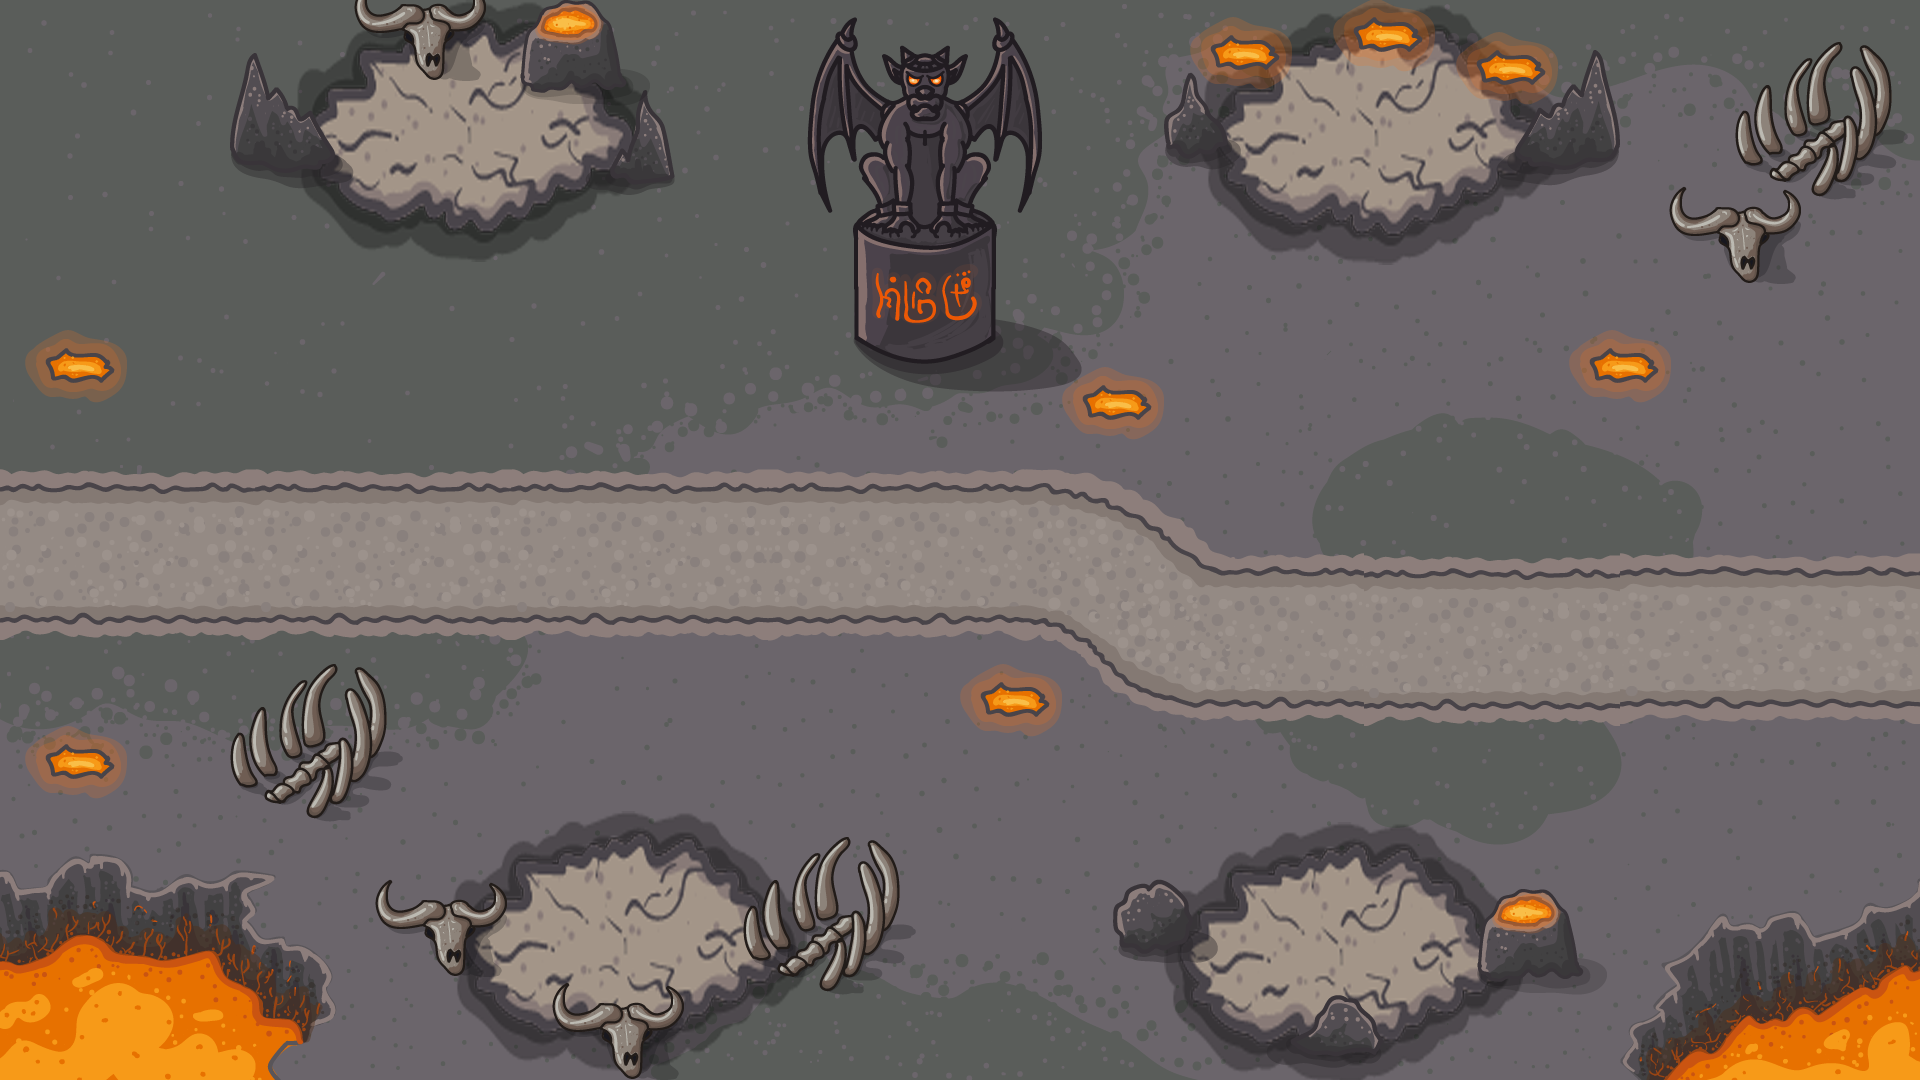

A 2D game scene composited from a Tiled map and its tileset images. What follows is a short description and the map's XML, with each tile layer's data collapsed to a summary:
An orthogonal 30x18 tile map with 64x60 px tiles, 1 tile layer (Tile Layer 1) and 10 objects.

<map version="1.2" tiledversion="1.3.1" orientation="orthogonal" renderorder="left-up" compressionlevel="-1" width="30" height="18" tilewidth="64" tileheight="60" infinite="0" nextlayerid="3" nextobjectid="13">
 <tileset firstgid="1" name="MapDevil" tilewidth="64" tileheight="60" tilecount="540" columns="30">
  <image source="MapDevil.png" width="1920" height="1080" />
 </tileset>
 <layer id="1" name="Tile Layer 1" width="30" height="18">
  <data>[540 cells, 540 non-empty, 540 distinct tile ids]</data>
 </layer>
 <objectgroup id="2" name="Object">
  <object id="2" x="234.33" y="785.333">
   <polygon points="0,0 28,9.33333 73.3333,29.3333 97.3333,25.3333 144,-37.3333 152,-85.3333 120,-120 89.3333,-121.333 -4,-61.3333" />
  </object>
  <object id="3" x="818.667" y="16.6667" width="230.667" height="334.667" />
  <object id="5" x="748" y="962.667">
   <polygon points="0,0 28,9.33333 73.3333,29.3333 97.3333,25.3333 144,-37.3333 152,-85.3333 120,-120 89.3333,-121.333 -4,-61.3333" />
  </object>
  <object id="6" x="1738" y="164">
   <polygon points="0,0 28,9.33333 73.3333,29.3333 97.3333,25.3333 144,-37.3333 152,-85.3333 120,-120 89.3333,-121.333 -4,-61.3333" />
  </object>
  <object id="7" x="392" y="879.333">
   <polygon points="0,0 -12.3333,7.66667 -18,20.6667 -12.6667,43 4,51.6667 31.6667,47.6667 32,56.3333 40.6667,62.3333 44.6667,79.6667 59,96.6667 69.6667,95 74.6667,89 75.3333,59.3333 86,48.3333 106,42.6667 115.333,28.6667 114.667,14.6667 102.667,3.33333 96,3.33333 100.333,10 102.667,19.6667 99.3333,25 91.3333,30.3333 82.6667,29 71.6667,20.3333 58.6667,21 57.3333,24.3333 51.6667,24.3333 40.6667,18.6667 25.6667,21.3333 26,24 12,30.6667 1.66667,29.6667 -4.33333,21.3333" />
  </object>
  <object id="8" x="569" y="981.5">
   <polygon points="0,0 -12.3333,7.66667 -18,20.6667 -12.6667,43 4,51.6667 31.6667,47.6667 32,56.3333 40.6667,62.3333 44.6667,79.6667 59,96.6667 69.6667,95 74.6667,89 75.3333,59.3333 86,48.3333 106,42.6667 115.333,28.6667 114.667,14.6667 102.667,3.33333 96,3.33333 100.333,10 102.667,19.6667 99.3333,25 91.3333,30.3333 82.6667,29 71.6667,20.3333 58.6667,21 57.3333,24.3333 51.6667,24.3333 40.6667,18.6667 25.6667,21.3333 26,24 12,30.6667 1.66667,29.6667 -4.33333,21.3333" />
  </object>
  <object id="9" x="370.667" y="-17">
   <polygon points="0,0 -12.3333,7.66667 -18,20.6667 -12.6667,43 4,51.6667 31.6667,47.6667 32,56.3333 40.6667,62.3333 44.6667,79.6667 59,96.6667 69.6667,95 74.6667,89 75.3333,59.3333 86,48.3333 106,42.6667 115.333,28.6667 114.667,14.6667 102.667,3.33333 96,3.33333 100.333,10 102.667,19.6667 99.3333,25 91.3333,30.3333 82.6667,29 71.6667,20.3333 58.6667,21 57.3333,24.3333 51.6667,24.3333 40.6667,18.6667 25.6667,21.3333 26,24 12,30.6667 1.66667,29.6667 -4.33333,21.3333" />
  </object>
  <object id="10" x="1685.67" y="186">
   <polygon points="0,0 -12.3333,7.66667 -18,20.6667 -12.6667,43 4,51.6667 31.6667,47.6667 32,56.3333 40.6667,62.3333 44.6667,79.6667 59,96.6667 69.6667,95 74.6667,89 75.3333,59.3333 86,48.3333 106,42.6667 115.333,28.6667 114.667,14.6667 102.667,3.33333 96,3.33333 100.333,10 102.667,19.6667 99.3333,25 91.3333,30.3333 82.6667,29 71.6667,20.3333 58.6667,21 57.3333,24.3333 51.6667,24.3333 40.6667,18.6667 25.6667,21.3333 26,24 12,30.6667 1.66667,29.6667 -4.33333,21.3333" />
  </object>
  <object id="11" x="1484.33" y="891.33" width="92" height="86.6667" />
  <object id="12" x="525.333" y="4.66665" width="92" height="86.6667" />
 </objectgroup>
</map>
